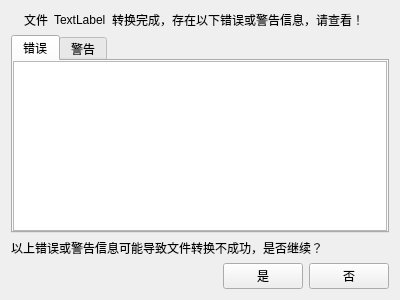
<?xml version="1.0" encoding="UTF-8"?>
<ui version="4.0">
 <class>mTransFileInfoDialog</class>
 <widget class="QWidget" name="mTransFileInfoDialog">
  <property name="geometry">
   <rect>
    <x>0</x>
    <y>0</y>
    <width>400</width>
    <height>300</height>
   </rect>
  </property>
  <property name="windowTitle">
   <string>文件转换信息</string>
  </property>
  <property name="windowIcon">
   <iconset resource="../../resource/mMainWidgets.qrc">
    <normaloff>:/mMainWidgets/Icon/logo.png</normaloff>:/mMainWidgets/Icon/logo.png</iconset>
  </property>
  <layout class="QVBoxLayout" name="verticalLayout_3">
   <item>
    <layout class="QHBoxLayout" name="horizontalLayout_2" stretch="0,0,0,1">
     <item>
      <widget class="QLabel" name="label_3">
       <property name="text">
        <string/>
       </property>
       <property name="pixmap">
        <pixmap resource="../../resource/mMainWidgets.qrc">:/mMainWidgets/Icon/warning.png</pixmap>
       </property>
      </widget>
     </item>
     <item>
      <widget class="QLabel" name="label_5">
       <property name="text">
        <string>文件</string>
       </property>
      </widget>
     </item>
     <item>
      <widget class="QLabel" name="label_4">
       <property name="text">
        <string>TextLabel</string>
       </property>
      </widget>
     </item>
     <item>
      <widget class="QLabel" name="label">
       <property name="text">
        <string>转换完成，存在以下错误或警告信息，请查看！</string>
       </property>
      </widget>
     </item>
    </layout>
   </item>
   <item>
    <widget class="QTabWidget" name="tabWidget">
     <property name="currentIndex">
      <number>0</number>
     </property>
     <widget class="QWidget" name="tab">
      <attribute name="title">
       <string>错误</string>
      </attribute>
      <layout class="QVBoxLayout" name="verticalLayout">
       <property name="leftMargin">
        <number>0</number>
       </property>
       <property name="topMargin">
        <number>0</number>
       </property>
       <property name="rightMargin">
        <number>0</number>
       </property>
       <property name="bottomMargin">
        <number>0</number>
       </property>
       <item>
        <widget class="QTableWidget" name="tableWidget">
         <attribute name="horizontalHeaderMinimumSectionSize">
          <number>35</number>
         </attribute>
        </widget>
       </item>
      </layout>
     </widget>
     <widget class="QWidget" name="tab_2">
      <attribute name="title">
       <string>警告</string>
      </attribute>
      <layout class="QVBoxLayout" name="verticalLayout_2">
       <property name="leftMargin">
        <number>0</number>
       </property>
       <property name="topMargin">
        <number>0</number>
       </property>
       <property name="rightMargin">
        <number>0</number>
       </property>
       <property name="bottomMargin">
        <number>0</number>
       </property>
       <item>
        <widget class="QTableWidget" name="tableWidget_2">
         <property name="selectionBehavior">
          <enum>QAbstractItemView::SelectRows</enum>
         </property>
        </widget>
       </item>
      </layout>
     </widget>
    </widget>
   </item>
   <item>
    <widget class="QLabel" name="label_2">
     <property name="text">
      <string>以上错误或警告信息可能导致文件转换不成功，是否继续？</string>
     </property>
    </widget>
   </item>
   <item>
    <layout class="QHBoxLayout" name="horizontalLayout">
     <item>
      <spacer name="horizontalSpacer">
       <property name="orientation">
        <enum>Qt::Horizontal</enum>
       </property>
       <property name="sizeHint" stdset="0">
        <size>
         <width>40</width>
         <height>20</height>
        </size>
       </property>
      </spacer>
     </item>
     <item>
      <widget class="QPushButton" name="pushButton">
       <property name="text">
        <string>是</string>
       </property>
      </widget>
     </item>
     <item>
      <widget class="QPushButton" name="pushButton_2">
       <property name="text">
        <string>否</string>
       </property>
      </widget>
     </item>
    </layout>
   </item>
  </layout>
 </widget>
 <layoutdefault spacing="6" margin="11"/>
 <resources>
  <include location="../../resource/mMainWidgets.qrc"/>
  <include location="Resource/mMainWidgets.qrc"/>
 </resources>
 <connections/>
</ui>
